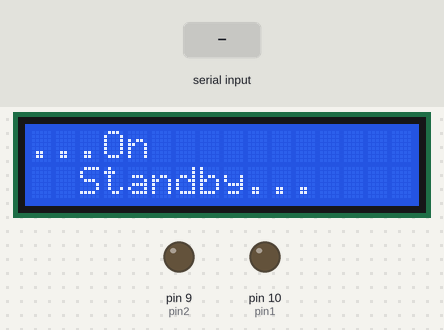
The sketch below on a simulated Arduino Uno, built with avr-gcc and run on an emulated ATmega328P. Shown: 16×2 character LCD, output pins drawn as LEDs (lit = HIGH). The inputs (shaded band) are chosen by the test bench.

Above: at 0.1 s.
4.2 s: "1\n" received over Serial
At 8.3 s:
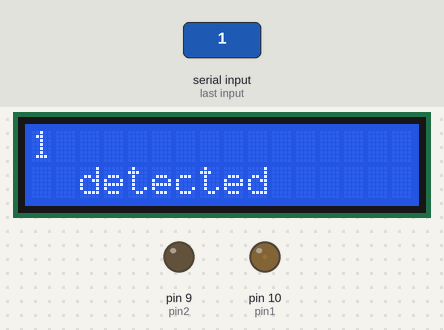
At 11.1 s:
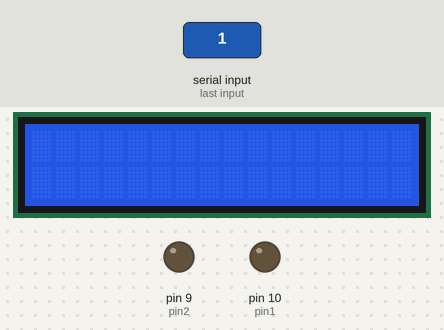
Timing chart, 0 to 12.6 s (numbered marks = the images above; inputs shaded):
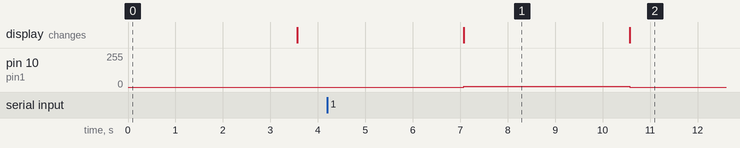

The sketch:

door_lock_face_detect.ino
```cpp
#include <LiquidCrystal.h>

const int rs = 12, en = 11, d4 = 5, d5 = 4, d6 = 3, d7 = 2, pin1 = 10, pin2 = 9;
String data;
LiquidCrystal lcd(rs, en, d4, d5, d6, d7);

void setup() {
  Serial.begin(9600);
  pinMode(pin1, OUTPUT);
  pinMode(pin2, OUTPUT);
  lcd.begin(16, 2);
  lcd.print("...On"); lcd.setCursor(2,1); lcd.print("Standby...");
}

void openDoor(){
    analogWrite(pin1, 5);
    digitalWrite(pin2, LOW);
}

void closeDoor(){
    digitalWrite(pin1, LOW);
    digitalWrite(pin2, LOW);
}

void getRecognizedFace(){
    if(Serial.available() > 0){
        data = Serial.readStringUntil('\n');
        if(data != "Unknown"){
            lcd.print(data);
            lcd.setCursor(2, 1);
            lcd.print("detected");
            openDoor();
        }
        else{
            lcd.print("Face");
            lcd.setCursor(2,1);
            lcd.print("not recognized");
        }
    }
}

void loop() {
  delay(3500);
  lcd.clear();
  closeDoor();
  getRecognizedFace();
}
```

Measured:
- after the input at 4.2 s, pin 10 (pin1): 0/255 → 5/255 after 2.9 s, → 0/255 3.5 s later; the display: changes after 2.9 s (image 1)
- what the display in image 1 shows lasts 3.5 s, from 7.1 s to 10.6 s
